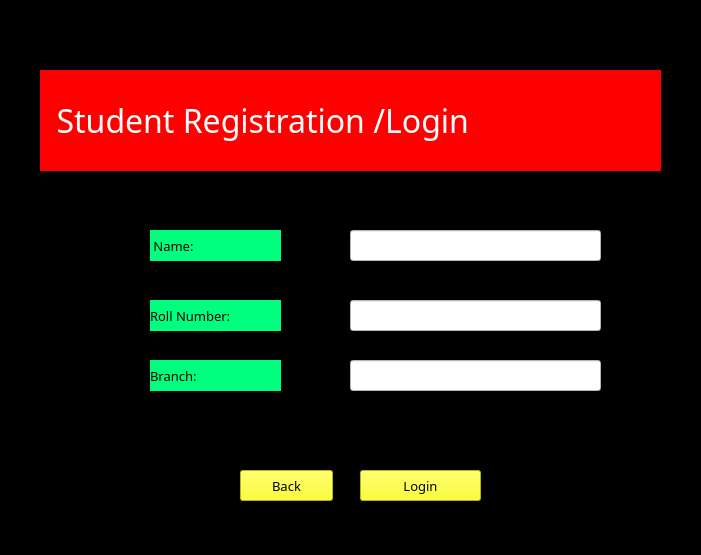
<?xml version="1.0" encoding="UTF-8"?>
<ui version="4.0">
 <class>student</class>
 <widget class="QMainWindow" name="student">
  <property name="geometry">
   <rect>
    <x>0</x>
    <y>0</y>
    <width>701</width>
    <height>555</height>
   </rect>
  </property>
  <property name="windowTitle">
   <string>MainWindow</string>
  </property>
  <property name="styleSheet">
   <string notr="true">background-color: balck;;</string>
  </property>
  <widget class="QWidget" name="centralwidget">
   <widget class="QPushButton" name="pushButton">
    <property name="geometry">
     <rect>
      <x>360</x>
      <y>470</y>
      <width>121</width>
      <height>31</height>
     </rect>
    </property>
    <property name="font">
     <font>
      <family>Algerian</family>
      <pointsize>10</pointsize>
     </font>
    </property>
    <property name="styleSheet">
     <string notr="true">colro:rgb(0, 0, 0);
background:yellow;</string>
    </property>
    <property name="text">
     <string>Login</string>
    </property>
   </widget>
   <widget class="QPushButton" name="pushButton_2">
    <property name="geometry">
     <rect>
      <x>240</x>
      <y>470</y>
      <width>93</width>
      <height>31</height>
     </rect>
    </property>
    <property name="font">
     <font>
      <family>Algerian</family>
      <pointsize>10</pointsize>
     </font>
    </property>
    <property name="styleSheet">
     <string notr="true">color :black;
background:yellow;</string>
    </property>
    <property name="text">
     <string>Back</string>
    </property>
   </widget>
   <widget class="QLabel" name="label">
    <property name="geometry">
     <rect>
      <x>40</x>
      <y>70</y>
      <width>621</width>
      <height>101</height>
     </rect>
    </property>
    <property name="font">
     <font>
      <family>Algerian</family>
      <pointsize>24</pointsize>
     </font>
    </property>
    <property name="styleSheet">
     <string notr="true">background-color: rgb(255, 0, 0);
color: rgb(255, 255, 255);</string>
    </property>
    <property name="text">
     <string>  Student Registration /Login</string>
    </property>
   </widget>
   <widget class="QLabel" name="label_2">
    <property name="geometry">
     <rect>
      <x>150</x>
      <y>230</y>
      <width>131</width>
      <height>31</height>
     </rect>
    </property>
    <property name="font">
     <font>
      <family>Algerian</family>
      <pointsize>10</pointsize>
     </font>
    </property>
    <property name="styleSheet">
     <string notr="true">
background-color: rgb(0, 255, 127);
color:back;</string>
    </property>
    <property name="text">
     <string> Name:</string>
    </property>
   </widget>
   <widget class="QLabel" name="label_3">
    <property name="geometry">
     <rect>
      <x>150</x>
      <y>300</y>
      <width>131</width>
      <height>31</height>
     </rect>
    </property>
    <property name="font">
     <font>
      <family>Algerian</family>
      <pointsize>10</pointsize>
     </font>
    </property>
    <property name="styleSheet">
     <string notr="true">background-color: rgb(0, 255, 127);
color:back;</string>
    </property>
    <property name="text">
     <string>Roll Number:</string>
    </property>
   </widget>
   <widget class="QLabel" name="label_4">
    <property name="geometry">
     <rect>
      <x>150</x>
      <y>360</y>
      <width>131</width>
      <height>31</height>
     </rect>
    </property>
    <property name="font">
     <font>
      <family>Algerian</family>
      <pointsize>10</pointsize>
     </font>
    </property>
    <property name="styleSheet">
     <string notr="true">background-color: rgb(0, 255, 127);
color:back;</string>
    </property>
    <property name="text">
     <string>Branch:</string>
    </property>
   </widget>
   <widget class="QLineEdit" name="lineEdit">
    <property name="geometry">
     <rect>
      <x>350</x>
      <y>230</y>
      <width>251</width>
      <height>31</height>
     </rect>
    </property>
    <property name="font">
     <font>
      <family>Algerian</family>
      <pointsize>10</pointsize>
     </font>
    </property>
    <property name="styleSheet">
     <string notr="true">background-color: rgb(255, 255, 255);
color:balck;</string>
    </property>
   </widget>
   <widget class="QLineEdit" name="lineEdit_2">
    <property name="geometry">
     <rect>
      <x>350</x>
      <y>300</y>
      <width>251</width>
      <height>31</height>
     </rect>
    </property>
    <property name="font">
     <font>
      <family>Algerian</family>
      <pointsize>10</pointsize>
     </font>
    </property>
    <property name="styleSheet">
     <string notr="true">background-color: rgb(255, 255, 255);
color:balck;</string>
    </property>
   </widget>
   <widget class="QLineEdit" name="lineEdit_3">
    <property name="geometry">
     <rect>
      <x>350</x>
      <y>360</y>
      <width>251</width>
      <height>31</height>
     </rect>
    </property>
    <property name="font">
     <font>
      <family>Algerian</family>
      <pointsize>10</pointsize>
     </font>
    </property>
    <property name="styleSheet">
     <string notr="true">background-color: rgb(255, 255, 255);
color:balck;</string>
    </property>
   </widget>
  </widget>
  <widget class="QStatusBar" name="statusbar"/>
 </widget>
 <resources/>
 <connections/>
</ui>
